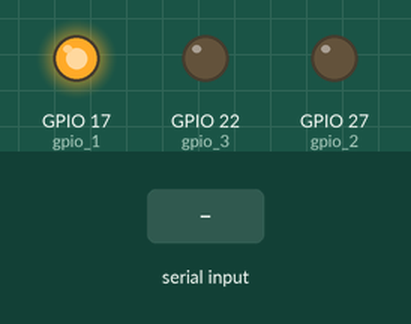
The program below on a simulated Raspberry Pi (BCM pin numbers). On the bench: output pins drawn as LEDs (lit = HIGH). The test bench sets the inputs (shaded band). Files the program writes start out absent.

Above: at 1.2 s.
1.3 s: "Temperatura\n" received over the second serial link
At 2.5 s:
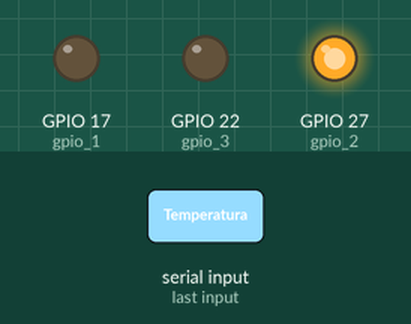
2.8 s: "TDS\n" received over the second serial link
At 3.8 s:
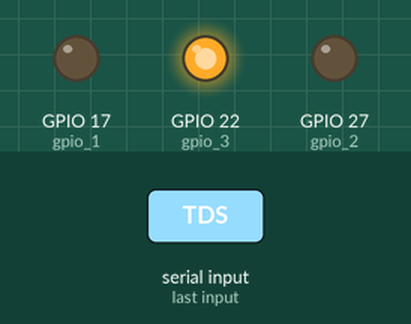
Timing chart, 0 to 5.8 s (numbered marks = the images above; inputs shaded):
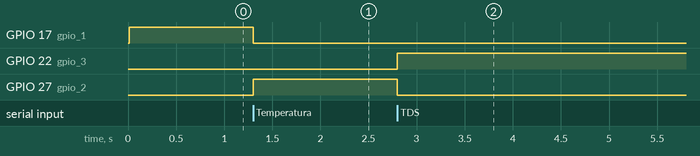

Measured:
- after the input at 1.3 s, GPIO 17 (gpio_1): HIGH → LOW at once; GPIO 27 (gpio_2): LOW → HIGH at once
- after the input at 2.8 s, GPIO 22 (gpio_3): LOW → HIGH at once; GPIO 27 (gpio_2): HIGH → LOW at once

The program:

lector_serie.py
```python
import serial
import gpiozero as gpio
import os
import time
import csv

#-------------------------------------- Funciones --------------------------------------#
def setup_pin():
    # Setup GPIO and Serial ports
    gpio_1 = gpio_2 = gpio_3 = None

    try:
        gpio_1 = gpio.OutputDevice(PIN_1, initial_value=False)
    except Exception as e:
        print(f"Failed to initialize GPIO 1: {e}")
    try:
        gpio_2 = gpio.OutputDevice(PIN_2, initial_value=False)
    except Exception as e:
        print(f"Failed to initialize GPIO 2: {e}")

    try:
        gpio_3 = gpio.OutputDevice(PIN_3, initial_value=False)
    except Exception as e:
        print(f"Failed to initialize GPIO 3: {e}")

    return gpio_1, gpio_2, gpio_3

def setup_serial():
    puerto_1 = puerto_2 = puerto_3 = None

    try:
        puerto_1 = serial.Serial("/dev/ttyUSB0", 9600, timeout=1)
        puerto_1.close()
    except Exception as e:
        print(f"Failed to initialize Serial Port 1: {e}")

    try:
        puerto_2 = serial.Serial("/dev/ttyUSB1", 9600, timeout=1)
        puerto_2.close()
    except Exception as e:
        print(f"Failed to initialize Serial Port 2: {e}")

    try:
        puerto_3 = serial.Serial("/dev/ttyUSB2", 9600, timeout=1)
        puerto_3.close()
    except Exception as e:
        print(f"Failed to initialize Serial Port 3: {e}")

    return puerto_1, puerto_2, puerto_3

def setup_datafile(header, name):
    # Crea el archivo si este no existe
    file_exists = os.path.exists(name)
    if file_exists == False:
        archivo = open(name, "w")
        archivo.close()

    # Escribe la cabecera si no existe
    with open(name, "r") as file:
        csvRead = csv.reader(file)
        first_line = next(csvRead, None)  # Lee la primera linea si existe
    with open(name, "a") as file:
        if first_line is None or first_line != header:
            csvwriter = csv.writer(file)
            csvwriter.writerow(header)  # Escribe la cabecera si la linea leida no es la que toca

def writeData(*args):
    # Segun el mensaje recibido, se almacenara la media en una columna u otra del csv
    # Se inicializa el buffer con NaN para evitar errores al escribir en el csv
    row = ["NaN", "NaN", "NaN", "NaN"]

    with open("datos.csv", "a") as file:
        writer = csv.writer(file)
        for param in args:
            if len(param) <= 4:  # Si el mensaje tiene 4 o menos valores, no es el sensor que manda medida + temperatura
                if param[1] == "Temperatura":
                    Temp = param[2]
                    row[0] = Temp

                elif param[1] == "TDS":
                    TDS = param[2]
                    row[1] = TDS

                elif param[1] == "PH":
                    PH = param[2]
                    row[2] = PH

                elif param[1] == "Turbidez":
                    Turbidez = param[2]
                    row[3] = Turbidez

                else:
                    print("Medida no reconocida")
                    print(param[1])

            else: # Si el mensaje tiene más de 4 valores, es el sensor que manda medida + temperatura
                # Primero separa el mensaje de forma normal
                if param[1] == "TDS":
                    TDS = param[2]
                    row[1] = TDS

                elif param[1] == "PH":
                    PH = param[2]
                    row[2] = PH

                elif param[1] == "Turbidez":
                    Turbidez = param[2]
                    row[3] = Turbidez

                else:
                    print("Medida no reconocida")
                    print(param[1])
                # Añade al final el valor de la temperatura
                Temp = param[4]
                row[0] = Temp

        row.append(time.strftime("%D:%H:%M:%S"))  # Añade la hora al buffer
        writer.writerow(row)  # Escribe el buffer en el csv
        print(row)  # Imprime el buffer en la consola para ver que se ha escrito correctamente

def read_data(disp, pines, puertos):

    try:
        # Selecciona pin y puerto
        pin_gpio = pines[disp - 1]
        serial_port = puertos[disp - 1]

        if pin_gpio is None or serial_port is None:
            return f"{disp};NaN;NaN;NaN"

        # Enciende el ESP32 y el puerto serie
        pin_gpio.on()
        serial_port.open()

        # Espera a que haya algo en el puerto serie
        while not serial_port.in_waiting > 0:
            pass

        # En este punto ha recibido un mensaje, vamos a leerlo
        pin_gpio.off() # Apaga el pin de encendido, no hace falta ya
        payload = serial_port.readline().decode('utf-8').strip()

        # Una vez se ha leido el mensaje, se le indica al controladoe que puede dormirse
        serial_port.write(b"off") # Envía "off" en binario
        serial_port.close() # Cierra el puerto

        return payload
    except Exception as e:
        print(f"Error leyendo del sensor {disp}: {e}")
        pin_gpio.off()
        serial_port.close()
        return f"{disp};NaN;NaN;NaN"


#-------------------------------------- Setup ------------------------------------------#

# Declara los pines para desperar a los ESP32
PIN_1 = 17
PIN_2 = 27
PIN_3 = 22

gpio_1, gpio_2, gpio_3 = setup_pin() # Inicializa los pines
puerto_1, puerto_2, puerto_3 = setup_serial() # Inicializa el puerto serie

fields = ["Temperatura", "TDS", "PH", "Turbidez", "Hora"] # Vector con el header y orden de medidas

setup_datafile(fields, "datos.csv")

pines = [gpio_1, gpio_2, gpio_3]
puertos = [puerto_1, puerto_2, puerto_3]

#---------------------------------- Loop principal -------------------------------------#
while True:
    # Try to reinitialize serial ports in case of reconnection
    for i in range(3):
        if puertos[i] is None or not os.path.exists(f"/dev/ttyUSB{i}"):
            try:
                puertos[i] = serial.Serial(f"/dev/ttyUSB{i}", 9600, timeout=1)
                puertos[i].close()
            except Exception as e:
                puertos[i] = None


    mensaje_1 = read_data(1, pines, puertos)
    split_1 = mensaje_1.split(";") # El mensaje recibido sera del tipo "xA;Medida;Valor;xZ". Aqui se separa


    mensaje_2 = read_data(2, pines, puertos)
    split_2 = mensaje_2.split(";")


    mensaje_3 = read_data(3, pines, puertos)
    split_3 = mensaje_3.split(";")

    writeData(split_1,split_2,split_3)

    time.sleep(1) # Espera 15 min entre medidas
```
